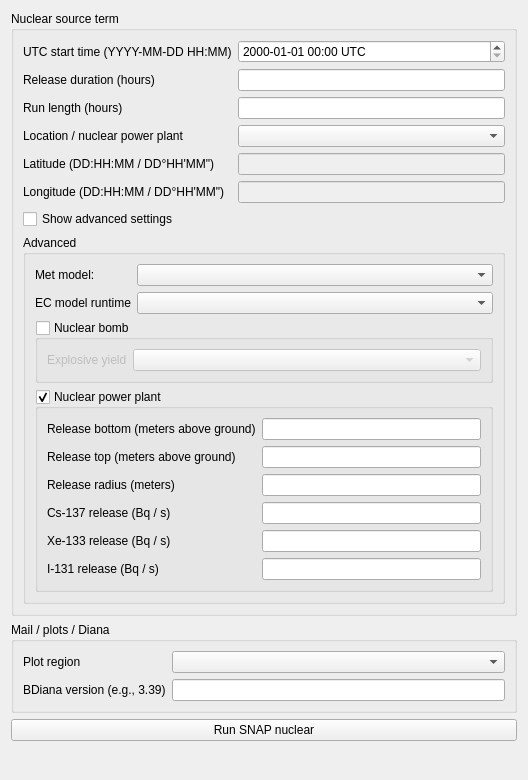
          <widget class="QWidget" name="scrollAreaWidgetContents">
           <property name="geometry">
            <rect>
             <x>0</x>
             <y>-35</y>
             <width>528</width>
             <height>780</height>
            </rect>
           </property>
           <layout class="QGridLayout" name="gridLayout_3">
            <item row="2" column="0">
             <widget class="QPushButton" name="snap_na_run">
              <property name="text">
               <string>Run SNAP nuclear</string>
              </property>
             </widget>
            </item>
            <item row="1" column="0">
             <widget class="QGroupBox" name="groupBox_3">
              <property name="title">
               <string>Mail / plots / Diana</string>
              </property>
              <layout class="QFormLayout" name="formLayout_3">
               <item row="0" column="0">
                <widget class="QLabel" name="label_14">
                 <property name="text">
                  <string>Plot region</string>
                 </property>
                 <property name="buddy">
                  <cstring>snap_na_plot_region</cstring>
                 </property>
                </widget>
               </item>
               <item row="0" column="1">
                <widget class="QComboBox" name="snap_na_plot_region"/>
               </item>
               <item row="1" column="0">
                <widget class="QLabel" name="label_15">
                 <property name="text">
                  <string>BDiana version (e.g., 3.39)</string>
                 </property>
                 <property name="buddy">
                  <cstring>snap_na_bdiana_version</cstring>
                 </property>
                </widget>
               </item>
               <item row="1" column="1">
                <widget class="QLineEdit" name="snap_na_bdiana_version"/>
               </item>
              </layout>
             </widget>
            </item>
            <item row="0" column="0">
             <widget class="QGroupBox" name="groupBox">
              <property name="title">
               <string>Nuclear source term</string>
              </property>
              <layout class="QVBoxLayout" name="verticalLayout">
               <item>
                <layout class="QFormLayout" name="formLayout">
                 <item row="0" column="0">
                  <widget class="QLabel" name="label">
                   <property name="text">
                    <string>UTC start time (YYYY-MM-DD HH:MM)</string>
                   </property>
                   <property name="buddy">
                    <cstring>snap_na_start_time</cstring>
                   </property>
                  </widget>
                 </item>
                 <item row="1" column="0">
                  <widget class="QLabel" name="label_2">
                   <property name="text">
                    <string>Release duration (hours)</string>
                   </property>
                   <property name="buddy">
                    <cstring>snap_na_duration</cstring>
                   </property>
                  </widget>
                 </item>
                 <item row="1" column="1">
                  <widget class="QLineEdit" name="snap_na_duration"/>
                 </item>
                 <item row="2" column="0">
                  <widget class="QLabel" name="label_3">
                   <property name="text">
                    <string>Run length (hours)</string>
                   </property>
                   <property name="buddy">
                    <cstring>snap_na_run_length</cstring>
                   </property>
                  </widget>
                 </item>
                 <item row="2" column="1">
                  <widget class="QLineEdit" name="snap_na_run_length"/>
                 </item>
                 <item row="3" column="0">
                  <widget class="QLabel" name="label_11">
                   <property name="text">
                    <string>Location / nuclear power plant</string>
                   </property>
                   <property name="buddy">
                    <cstring>snap_na_location</cstring>
                   </property>
                  </widget>
                 </item>
                 <item row="3" column="1">
                  <widget class="QComboBox" name="snap_na_location">
                   <property name="sizePolicy">
                    <sizepolicy hsizetype="Preferred" vsizetype="Fixed">
                     <horstretch>0</horstretch>
                     <verstretch>0</verstretch>
                    </sizepolicy>
                   </property>
                  </widget>
                 </item>
                 <item row="4" column="0">
                  <widget class="QLabel" name="label_12">
                   <property name="text">
                    <string>Latitude (DD:HH:MM / DD°HH'MM&quot;)</string>
                   </property>
                   <property name="buddy">
                    <cstring>snap_na_latitude</cstring>
                   </property>
                  </widget>
                 </item>
                 <item row="4" column="1">
                  <widget class="QLineEdit" name="snap_na_latitude">
                   <property name="enabled">
                    <bool>false</bool>
                   </property>
                  </widget>
                 </item>
                 <item row="5" column="0">
                  <widget class="QLabel" name="label_13">
                   <property name="text">
                    <string>Longitude (DD:HH:MM / DD°HH'MM&quot;)</string>
                   </property>
                   <property name="buddy">
                    <cstring>snap_na_longitude</cstring>
                   </property>
                  </widget>
                 </item>
                 <item row="5" column="1">
                  <widget class="QLineEdit" name="snap_na_longitude">
                   <property name="enabled">
                    <bool>false</bool>
                   </property>
                  </widget>
                 </item>
                 <item row="6" column="0">
                  <widget class="QCheckBox" name="snap_na_show_advanced">
                   <property name="text">
                    <string>Show advanced settings</string>
                   </property>
                  </widget>
                 </item>
                 <item row="0" column="1">
                  <widget class="QDateTimeEdit" name="snap_na_start_time">
                   <property name="currentSection">
                    <enum>QDateTimeEdit::HourSection</enum>
                   </property>
                   <property name="displayFormat">
                    <string notr="true">yyyy-MM-dd HH:mm UTC</string>
                   </property>
                   <property name="currentSectionIndex">
                    <number>3</number>
                   </property>
                   <property name="timeSpec">
                    <enum>Qt::UTC</enum>
                   </property>
                  </widget>
                 </item>
                </layout>
               </item>
               <item>
                <widget class="QGroupBox" name="snap_na_advanced_settings">
                 <property name="title">
                  <string>Advanced</string>
                 </property>
                 <property name="checked">
                  <bool>false</bool>
                 </property>
                 <layout class="QFormLayout" name="formLayout_2">
                  <item row="0" column="0">
                   <widget class="QLabel" name="label_10">
                    <property name="text">
                     <string>Met model:</string>
                    </property>
                    <property name="buddy">
                     <cstring>snap_na_met_model</cstring>
                    </property>
                   </widget>
                  </item>
                  <item row="0" column="1">
                   <widget class="QComboBox" name="snap_na_met_model"/>
                  </item>
                  <item row="1" column="0">
                   <widget class="QLabel" name="label_30">
                    <property name="text">
                     <string>EC model runtime</string>
                    </property>
                   </widget>
                  </item>
                  <item row="1" column="1">
                   <widget class="QComboBox" name="snap_na_met_ec_runtime"/>
                  </item>
                  <item row="2" column="0" colspan="2">
                   <widget class="QGroupBox" name="snap_na_release_bomb">
                    <property name="title">
                     <string>Nuclear bomb</string>
                    </property>
                    <property name="checkable">
                     <bool>true</bool>
                    </property>
                    <property name="checked">
                     <bool>false</bool>
                    </property>
                    <layout class="QFormLayout" name="formLayout_6">
                     <item row="0" column="0">
                      <widget class="QLabel" name="label_29">
                       <property name="text">
                        <string>Explosive yield</string>
                       </property>
                       <property name="buddy">
                        <cstring>snap_na_bomb_yield</cstring>
                       </property>
                      </widget>
                     </item>
                     <item row="0" column="1">
                      <widget class="QComboBox" name="snap_na_bomb_yield"/>
                     </item>
                    </layout>
                   </widget>
                  </item>
                  <item row="3" column="0" colspan="2">
                   <widget class="QGroupBox" name="snap_na_release_npp">
                    <property name="title">
                     <string>Nuclear power plant</string>
                    </property>
                    <property name="checkable">
                     <bool>true</bool>
                    </property>
                    <layout class="QFormLayout" name="formLayout_8">
                     <item row="0" column="0">
                      <widget class="QLabel" name="label_4">
                       <property name="text">
                        <string>Release bottom (meters above ground)</string>
                       </property>
                       <property name="buddy">
                        <cstring>snap_na_bottom</cstring>
                       </property>
                      </widget>
                     </item>
                     <item row="0" column="1">
                      <widget class="QLineEdit" name="snap_na_bottom"/>
                     </item>
                     <item row="1" column="0">
                      <widget class="QLabel" name="label_5">
                       <property name="text">
                        <string>Release top (meters above ground)</string>
                       </property>
                       <property name="buddy">
                        <cstring>snap_na_top</cstring>
                       </property>
                      </widget>
                     </item>
                     <item row="1" column="1">
                      <widget class="QLineEdit" name="snap_na_top"/>
                     </item>
                     <item row="2" column="0">
                      <widget class="QLabel" name="label_6">
                       <property name="text">
                        <string>Release radius (meters)</string>
                       </property>
                       <property name="buddy">
                        <cstring>snap_na_radius</cstring>
                       </property>
                      </widget>
                     </item>
                     <item row="2" column="1">
                      <widget class="QLineEdit" name="snap_na_radius"/>
                     </item>
                     <item row="3" column="0">
                      <widget class="QLabel" name="label_7">
                       <property name="text">
                        <string>Cs-137 release (Bq / s)</string>
                       </property>
                       <property name="buddy">
                        <cstring>snap_na_cs137</cstring>
                       </property>
                      </widget>
                     </item>
                     <item row="3" column="1">
                      <widget class="QLineEdit" name="snap_na_cs137"/>
                     </item>
                     <item row="4" column="0">
                      <widget class="QLabel" name="label_8">
                       <property name="text">
                        <string>Xe-133 release (Bq / s)</string>
                       </property>
                       <property name="buddy">
                        <cstring>snap_na_xe133</cstring>
                       </property>
                      </widget>
                     </item>
                     <item row="4" column="1">
                      <widget class="QLineEdit" name="snap_na_xe133"/>
                     </item>
                     <item row="5" column="0">
                      <widget class="QLabel" name="label_9">
                       <property name="text">
                        <string>I-131 release (Bq / s)</string>
                       </property>
                       <property name="buddy">
                        <cstring>snap_na_i131</cstring>
                       </property>
                      </widget>
                     </item>
                     <item row="5" column="1">
                      <widget class="QLineEdit" name="snap_na_i131"/>
                     </item>
                    </layout>
                   </widget>
                  </item>
                 </layout>
                </widget>
               </item>
              </layout>
             </widget>
            </item>
            <item row="3" column="0">
             <spacer name="verticalSpacer_2">
              <property name="orientation">
               <enum>Qt::Vertical</enum>
              </property>
              <property name="sizeHint" stdset="0">
               <size>
                <width>20</width>
                <height>0</height>
               </size>
              </property>
             </spacer>
            </item>
           </layout>
          </widget>
